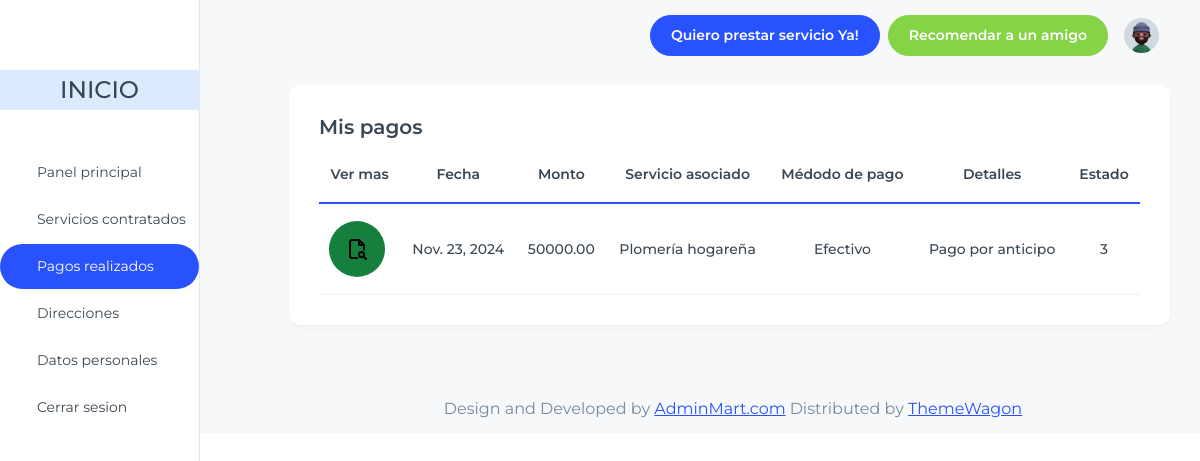
/home/consumidor/pagos/ (signed in), run on the app's committed database.
### apps/pago/models.py (models this page shows, shortened)
class Pago(models.Model):
    ESTADO_PAGO = [
        (1, 'En proceso'),
        (2, 'Cancelado'),
        (3, 'Completado'),
    ]
    contrato = models.ForeignKey("contrato.Contrato", on_delete=models.CASCADE)
    fecha_pago = models.DateField()
    monto_pago = models.DecimalField(max_digits=15, decimal_places=2)
    metodo_pago = models.ForeignKey(MetodoPago, on_delete=models.CASCADE)
    estado = models.IntegerField(choices=ESTADO_PAGO)
    detalles = models.TextField(max_length=1000)

class MetodoPago(models.Model):
    nombre = models.CharField(max_length=100)
    detalle = models.TextField(max_length=500, null=True, blank=True)
    def __str__(self) -> str:
        return self.nombre

### apps/contrato/models.py (models this page shows, shortened)
class Contrato(models.Model):
    ESTADO_OPCIONES = [
        (1, 'En proceso'),
        (2, 'Cancelado'),
        (3, 'Completado'),
    ]
    fecha_contrato = models.DateTimeField()
    fecha_servicio = models.DateTimeField()
    precio_acordado = models.DecimalField(max_digits=20, decimal_places=2)
    estado = models.IntegerField(choices=ESTADO_OPCIONES)
    detalles = models.TextField(max_length=1000, null=True, blank=True)
    direccion = models.ForeignKey("ubicacion.Direccion", on_delete=models.CASCADE, default=None)
    servicio_prestado = models.ForeignKey("servicio.ServicioPrestado", on_delete=models.CASCADE)
    factura = models.ForeignKey("facturacion.Factura", on_delete=models.CASCADE, null=True, blank=True, related_name="contratos")
    consumidor = models.ForeignKey("consumidor.Consumidor", on_delete=models.CASCADE, null=True, blank=True, related_name="contratos")

### apps/servicio/models.py (models this page shows, shortened)
class ServicioPrestado(models.Model):
    prestador = models.ForeignKey("prestador.Prestador", on_delete=models.CASCADE)
    localidad = models.ForeignKey("ubicacion.Localidad", on_delete=models.CASCADE, default=None)
    servicio = models.ForeignKey(Servicio, on_delete=models.CASCADE)

class Servicio(models.Model):
    nombre = models.CharField(max_length=100)
    descripcion = models.TextField(max_length=500, null=True, blank=True)
    categoria = models.ForeignKey(Categoria, on_delete=models.CASCADE)

### apps/consumidor/views.py (the view)
# urls.py: path('consumidor/pagos/', ConsumidorPagosListView.as_view(), name='pagos'),
class ConsumidorPagosListView(generic.ListView):
    model = Pago
    template_name = "consumidor_pagos.html"
    context_object_name = "pagos"
    def get_queryset(self):
        usuario_actual = self.request.user
        pagos = Pago.objects.filter(contrato__consumidor__rol_usuario__usuario=usuario_actual)
        return pagos

### apps/consumidor/templates/consumidor_pagos.html (shortened to what this page needs)
{% extends 'index_consumidor.html' %}
{% load static %}
{% block content %}
<div class="container-fluid">
  <div class='row'>
    <div class="col-lg-12 pl-1">
      <div class="card ">
        <div class="card-body ">
          <h5 class="card-title fs-6 font-semibold">Mis pagos</h5>
            <div class="table-responsive">
              <table class="table text-nowrap align-middle mb-0">
                <thead>
                  <tr class="border-2 border-bottom border-primary border-0">
                    <th scope="col" class="text-center">Ver mas</th>
                    <th scope="col" class="text-center">Fecha</th>
                    <th scope="col" class="text-center">Monto</th>
                    <th scope="col" class="text-center">Servicio asociado</th>
                    <th scope="col" class="text-center">Médodo de pago</th>
                    <th scope="col" class="text-center">Detalles</th>
                    <th scope="col" class="text-center">Estado</th>
                    </tr>
                </thead>
                <tbody class="table-group-divider">
                  {% for pago in pagos %}
                    <tr>
                      <td class="text-center fw-medium">
                        <button type="button" class="flex justify-center items-center text-white bg-green-700 hover:bg-green-800 focus:outline-none focus:ring-4 focus:ring-green-300 font-medium rounded-full px-3 py-3 dark:bg-green-600 dark:hover:bg-green-700 dark:focus:ring-green-800">
                          <img src="{% static 'images/dash/logos/file-search.svg' %}" alt="Ícono" class="w-6 h-6">
                        </button>
                      </td>
                      <td class="text-center fw-medium">{{pago.fecha_pago}}</td>
                      <td class="text-center fw-medium">{{pago.monto_pago}}</td>
                      <td class="text-center fw-medium">{{pago.contrato.servicio_prestado.servicio.nombre}}</td>
                      <td class="text-center fw-medium">{{pago.metodo_pago}}</td>
                      <td class="text-center fw-medium">{{pago.detalles}}</td>
                      <td class="text-center fw-medium">{{pago.estado}}</td>
                    </tr>
                  {% endfor %}
                </tbody>
              </table>
            </div>
        </div>
      </div>
    </div>
  </div>
</div>
{% endblock %}

### data on the page
Pago: fecha_pago "Nov. 23, 2024", monto_pago "50000.00", contrato.servicio_prestado.servicio.nombre "Plomería hogareña", metodo_pago "Efectivo", detalles "Pago por anticipo", estado "3"
